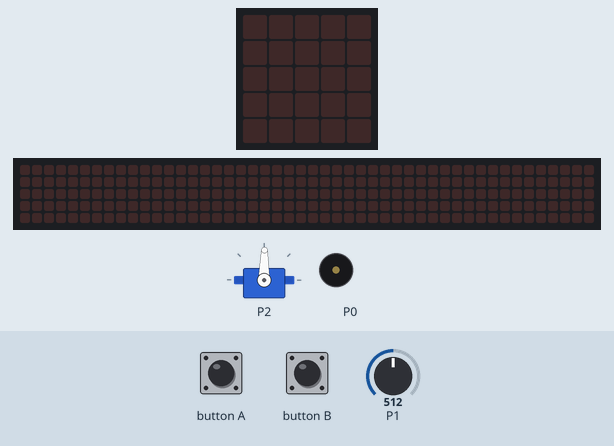
Recording of a program running on a simulated BBC micro:bit (MakeCode). Shown: servo, the board's 5×5 LED display, a strip that is not on the board, showing the scrolling text unrolled, buzzer (waves = sounding). Inputs (shaded band) come from the test bench; at power-on: P1 = 512 (analog values on the 0–1023 scale). The 48×5 strip is a reading aid, not a part: it shows the text the display is scrolling, unrolled, one strip-width of it at a time.

Above: at 1.2 s.
1.3 s: button A pressed for 0.15 s
At 1.52 s:
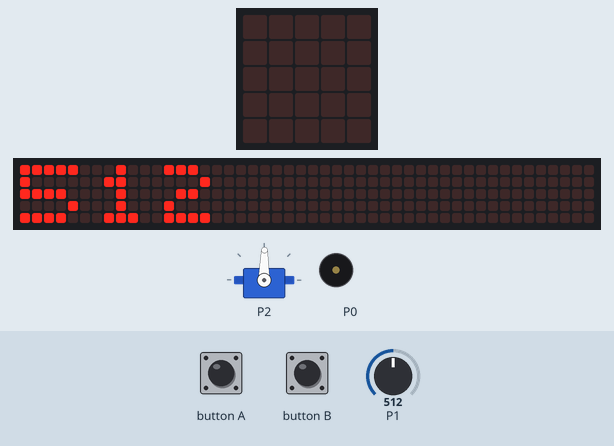
4.3 s: button B pressed for 0.15 s
At 5.8 s:
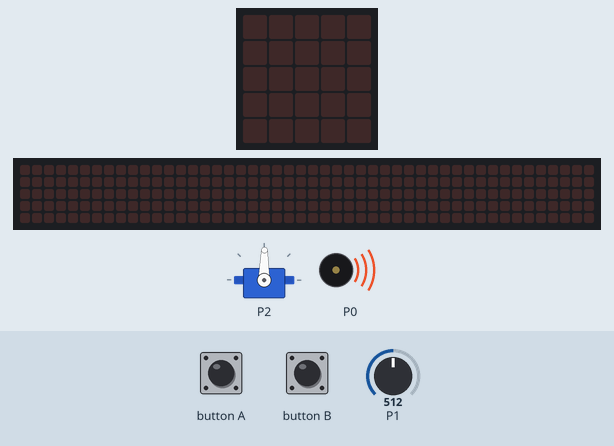
7.3 s: P1 set to 716
At 7.8 s:
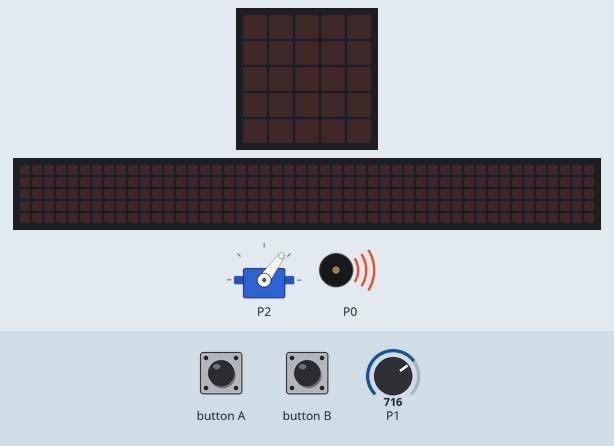
10.3 s: P1 set to 900
At 12.2 s:
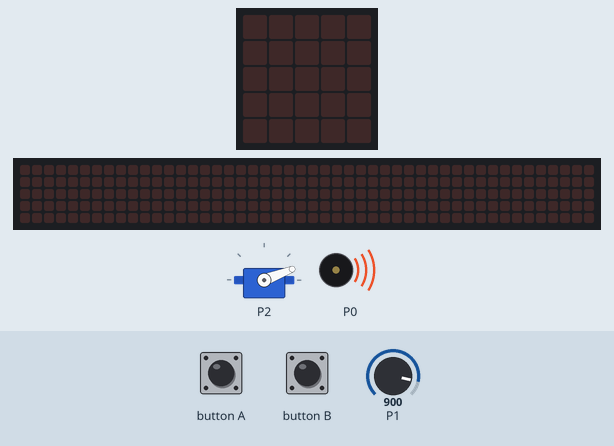
13.3 s: button A pressed for 0.15 s
At 13.52 s:
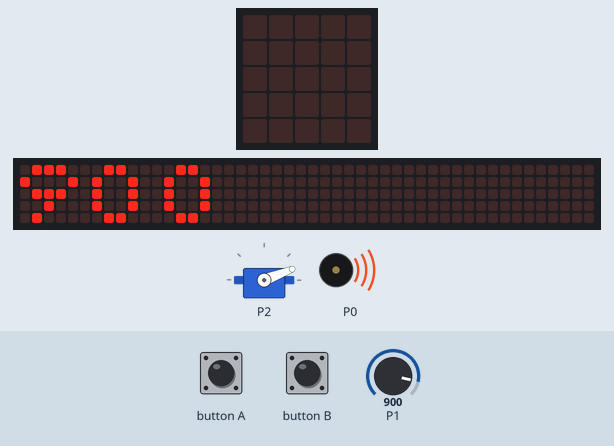
16.3 s: P1 set to 1023
At 21.7 s:
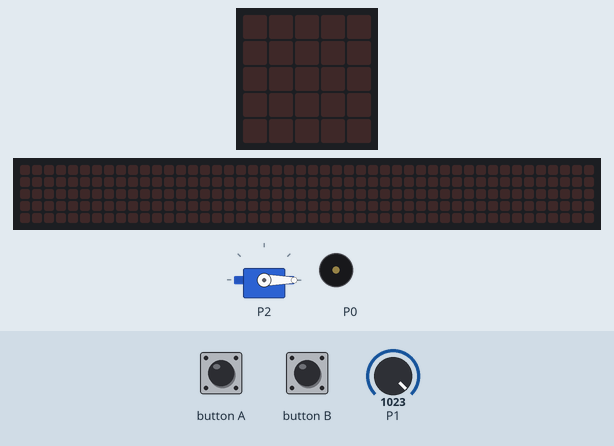
Timing chart, 0 to 22.0 s (numbered marks = the images above; inputs shaded):
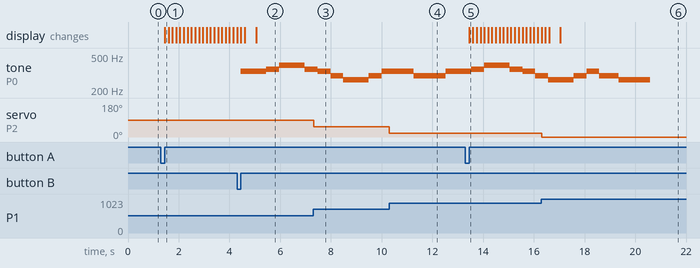

Measured:
- after the input at 1.3 s, the display: changes after 0.15 s (image 1)
- after the input at 4.3 s, tone on P0: silent → 330 Hz after 0.15 s, → 349 Hz 1.0 s later, → 392 Hz 0.51 s later, → 349 Hz 1.0 s later
- after the input at 7.3 s, servo on P2: 89° → 54° at once
- after the input at 10.3 s, servo on P2: 54° → 21° at once
- after the input at 13.3 s, the display: changes after 0.15 s (image 5)
- after the input at 16.3 s, servo on P2: 21° → 0° at once

The program:

main.ts
```typescript
input.onButtonPressed(Button.A, function () {
    basic.showNumber(pins.analogReadPin(AnalogPin.P1))
})
input.onButtonPressed(Button.B, function () {
    music.startMelody(music.builtInMelody(Melodies.Ode), MelodyOptions.Once)
})
basic.forever(function () {
    pins.servoWritePin(AnalogPin.P2, pins.map(
    1023 - pins.analogReadPin(AnalogPin.P1),
    0,
    1023,
    0,
    180
    ))
})
```

test.ts
```typescript
// 在這裡測試；當此封包作為擴充功能時，將不會編譯此內容。
```
